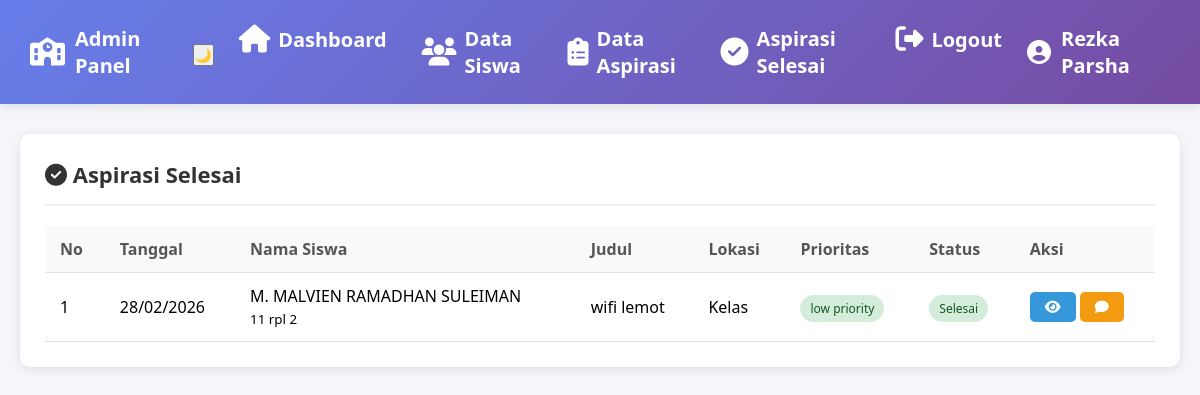
/VIEW/ADMIN/v_AspirasiSelesai.php (signed in), run on the app's committed database.
### tables this page shows
CREATE TABLE `aspirasi` (
  `id_aspirasi` int NOT NULL,
  `nis` int NOT NULL,
  `id_admin` int DEFAULT NULL,
  `id_histori` int DEFAULT NULL,
  `judul_laporan` varchar(100) NOT NULL,
  `keterangan` text NOT NULL,
  `kategori_prioritas` enum('high priority','medium priority','low priority') DEFAULT 'medium priority',
  `lokasi` enum('kelas','toilet','mushola','lapangan','koridor','lab') NOT NULL,
  `foto_gambar` varchar(100) DEFAULT NULL,
  `tanggal_dikirim` timestamp NULL DEFAULT CURRENT_TIMESTAMP,
  `status` enum('menunggu','diproses','selesai') DEFAULT 'menunggu'
);

CREATE TABLE `siswa` (
  `nis` int NOT NULL,
  `nama` varchar(35) NOT NULL,
  `kelas` varchar(10) NOT NULL,
  `email` varchar(50) NOT NULL,
  `password` varchar(255) NOT NULL,
  `created_at` timestamp NULL DEFAULT CURRENT_TIMESTAMP
);

### MODEL/m_koneksi.php (called while the page is built, shortened)
<?php
class Koneksi
{
    private $host = "127.0.0.1";
    private $username = "root";
    private $password = "root";
    private $db = "pengaduan_sarana_sekolah_kel6_11rpl2";
    function __construct()
    {
        $this->koneksi = mysqli_connect(
            $this->host,
            $this->username,
            $this->password,
            $this->db
        );
    }
}
?>

### MODEL/m_aspirasi.php (called while the page is built, shortened)
<?php
require_once 'm_koneksi.php';
class Aspirasi {
    private $koneksi;
    public function __construct() {
        $db = new Koneksi();
        $this->koneksi = $db->koneksi;
    }
    public function filterByStatus($status) {
        $query = "SELECT a.*, s.nama as nama_siswa, s.kelas
                  FROM aspirasi a
                  JOIN siswa s ON a.nis = s.nis
                  WHERE a.status = '$status'
                  ORDER BY a.tanggal_dikirim DESC";
        $result = mysqli_query($this->koneksi, $query);
        $data = [];
        while ($row = mysqli_fetch_assoc($result)) {
            $data[] = $row;
        }
        return $data;
    }
}
?>

### MODEL/m_umpanbalik.php (called while the page is built, shortened)
<?php
require_once 'm_koneksi.php';
class UmpanBalik {
    public function __construct() {
        $db = new Koneksi();
    }
}
?>

### MODEL/m_histori.php (called while the page is built, shortened)
<?php
require_once 'm_koneksi.php';
class HistoriAspirasi {
    public function __construct() {
        $db = new Koneksi();
    }
}
?>

### MODEL/m_progres.php (called while the page is built, shortened)
<?php
require_once 'm_koneksi.php';
class Progres {
    public function __construct() {
        $db = new Koneksi();
    }
}
?>

### CONTROLLER/c_aspirasi.php (called while the page is built, shortened)
<?php
require_once __DIR__ . '/../MODEL/m_aspirasi.php';
require_once __DIR__ . '/../MODEL/m_umpanbalik.php';
require_once __DIR__ . '/../MODEL/m_histori.php';
require_once __DIR__ . '/../MODEL/m_progres.php';
class AspirasiController
{
    private $aspirasiModel;
    public function __construct()
    {
        $this->aspirasiModel = new Aspirasi();
    }
    public function getAspirasiFiltered($filterType = '', $filterValue = '')
    {
        if ($filterType == 'tanggal') {
            return $this->aspirasiModel->filterByTanggal($filterValue);
        } elseif ($filterType == 'bulan') {
            return $this->aspirasiModel->filterByBulan($filterValue);
        } elseif ($filterType == 'siswa') {
            return $this->aspirasiModel->filterBySiswa($filterValue);
        } elseif ($filterType == 'lokasi') {
            return $this->aspirasiModel->filterByLokasi($filterValue);
        } elseif ($filterType == 'status') {
            return $this->aspirasiModel->filterByStatus($filterValue);
        } else {
            return $this->aspirasiModel->getAllAspirasi();
        }
    }
}
?>

### VIEW/ADMIN/v_aspirasiselesai.php (the view, shortened to what this page needs)
<?php
require_once '../../CONTROLLER/c_aspirasi.php';
$aspirasiController = new AspirasiController();
$aspirasiList = $aspirasiController->getAspirasiFiltered(
    'status',
    'selesai'
);
?>
<!DOCTYPE html>
<html lang="id">
<head>
    <link rel="stylesheet" href="../../ASSETS/NavbarAdmin.css">
    <link rel="stylesheet"
        href="https://cdnjs.cloudflare.com/ajax/libs/font-awesome/6.4.0/css/all.min.css">
</head>
<body>
    <?php include '../../template/NavbarAdmin.php'; ?>
    <div class="container">
        <div class="card">
            <div class="card-header">
                <h2>
                    <i class="fas fa-check-circle"></i>
                    Aspirasi Selesai
                </h2>
            </div>
            <div class="table-container">
                <table>
                    <thead>
                        <tr>
                            <th>No</th>
                            <th>Tanggal</th>
                            <th>Nama Siswa</th>
                            <th>Judul</th>
                            <th>Lokasi</th>
                            <th>Prioritas</th>
                            <th>Status</th>
                            <th>Aksi</th>
                        </tr>
                    </thead>
                    <tbody>
                        <?php if (!empty($aspirasiList)): ?>
                            <?php $no = 1; ?>
                            <?php foreach ($aspirasiList as $aspirasi): ?>
                                <tr>
                                    <td>
                                        <?php echo $no++; ?>
                                    </td>
                                    <td>
                                        <?php
                                        echo date(
                                            'd/m/Y',
                                            strtotime($aspirasi['tanggal_dikirim'])
                                        );
                                        ?>
                                    </td>
                                    <td>
                                        <?php
                                        echo htmlspecialchars(
                                            $aspirasi['nama_siswa']
                                        );
                                        ?>
                                        <br>
                                        <small>
                                            <?php
                                            echo htmlspecialchars(
                                                $aspirasi['kelas']
                                            );
                                            ?>
                                        </small>
                                    </td>
                                    <td>
                                        <?php
                                        echo htmlspecialchars(
                                            $aspirasi['judul_laporan']
                                        );
                                        ?>
                                    </td>
                                    <td>
                                        <?php
                                        echo htmlspecialchars(
                                            ucfirst($aspirasi['lokasi'])
                                        );
                                        ?>
                                    </td>
                                    <td>
                                        <span class="badge badge-<?php
                                            echo htmlspecialchars(
                                                explode(
                                                    ' ',
                                                    $aspirasi['kategori_prioritas']
                                                )[0]
                                            );
                                        ?>">
                                            <?php
                                            echo htmlspecialchars(
                                                $aspirasi['kategori_prioritas']
                                            );
                                            ?>
                                        </span>
                                    </td>
                                    <td>
                                        <span class="badge badge-<?php
                                            echo htmlspecialchars(
                                                $aspirasi['status']
                                            );
                                        ?>">
                                            <?php
                                            echo htmlspecialchars(
                                                ucfirst($aspirasi['status'])
                                            );
                                            ?>
                                        </span>
                                    </td>
                                    <td>
                                        <button
                                            type="button"
                                            onclick="openDetailModal(<?php
                                                echo (int) $aspirasi['id_aspirasi'];
                                            ?>)"
                                            class="btn btn-info"
                                            title="Lihat Detail">
                                            <i class="fas fa-eye"></i>
                                        </button>
                                        <a
                                            href="UmpanBalik.php?id=<?php
                                                echo (int) $aspirasi['id_aspirasi'];
                                            ?>"
                                            class="btn btn-warning"
                                            title="Umpan Balik">
                                            <i class="fas fa-comment"></i>
                                        </a>
                                    </td>
                                </tr>
                            <?php endforeach; ?>
                        <?php endif; ?>
                    </tbody>
                </table>
            </div>
        </div>
    </div>
</body>
</html>

### ASSETS/NavbarAdmin.css (style rules this page uses)
* { margin: 0; padding: 0; box-sizing: border-box; font-family: 'Segoe UI', Tahoma, Geneva, Verdana, sans-serif; }
body { background: #f5f6fa; }
.container { max-width: 1200px; margin: 30px auto; padding: 0 20px; }
.card { background: white; border-radius: 10px; box-shadow: 0 2px 10px rgba(0,0,0,0.1); padding: 25px; margin-bottom: 20px; }
.card-header { display: flex; justify-content: space-between; align-items: center; margin-bottom: 20px; padding-bottom: 15px; border-bottom: 2px solid #f0f0f0; }
.card-header h2 { color: #333; font-size: 22px; }
.table-container { overflow-x: auto; }
table { width: 100%; border-collapse: collapse; }
table th, table td { padding: 12px 15px; text-align: left; border-bottom: 1px solid #e0e0e0; }
table th { background: #f8f9fa; color: #555; font-weight: 600; }
.btn { padding: 8px 15px; border: none; border-radius: 5px; cursor: pointer; font-size: 14px; text-decoration: none; display: inline-flex; align-items: center; gap: 5px; transition: all 0.3s; }
.btn-warning { background: #f39c12; color: white; }
.btn-info { background: #3498db; color: white; }
.badge { padding: 5px 10px; border-radius: 15px; font-size: 12px; font-weight: 500; }
.badge-selesai { background: #d4edda; color: #155724; }
.badge-low { background: #d4edda; color: #155724; }

### data on the page
aspirasi: tanggal_dikirim "28/02/2026", nis.nama "M. MALVIEN RAMADHAN SULEIMAN", nis.kelas "11 rpl 2", judul_laporan "wifi lemot", lokasi "Kelas", kategori_prioritas "low priority", status "Selesai"

### other printed values
$_SESSION['nama_lengkap'] "Rezka Parsha"
